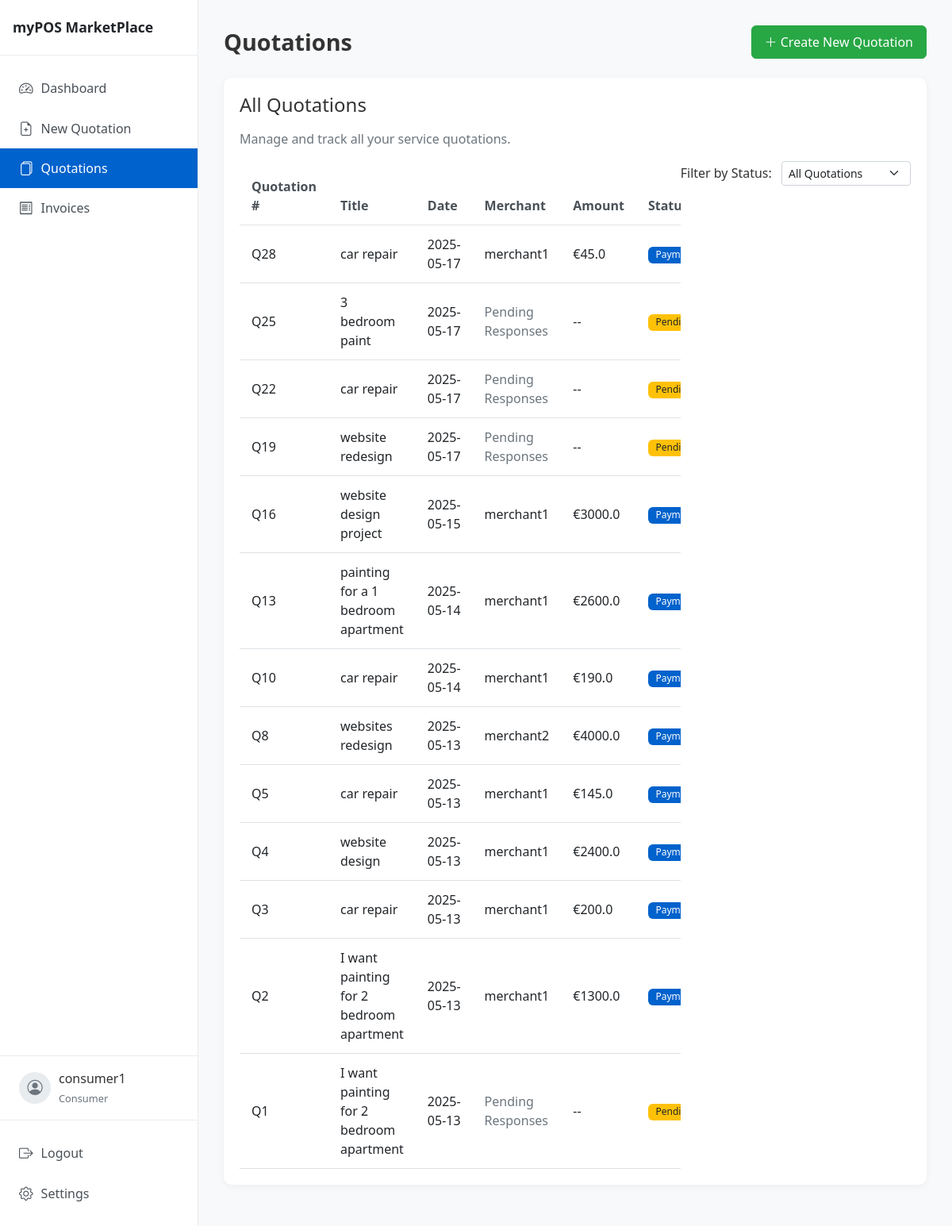
The page /consumer/quotations (signed in) on the database its author committed.
### models/user.py (models this page shows, shortened)
class User(db.Model, UserMixin):
    id = db.Column(db.Integer, primary_key=True)
    username = db.Column(db.String(64), unique=True, nullable=False)
    email = db.Column(db.String(120), unique=True, nullable=False)
    password_hash = db.Column(db.String(128), nullable=False)
    role = db.Column(db.String(20), nullable=False)  # 'consumer' or 'merchant'
    created_at = db.Column(db.DateTime, default=db.func.current_timestamp())
    consumer_quotations = db.relationship('Quotation', backref='consumer', lazy=True, foreign_keys='Quotation.consumer_id')
    merchant_quotations = db.relationship('Quotation', backref='merchant', lazy=True, foreign_keys='Quotation.merchant_id')

### models/quotation.py (models this page shows, shortened)
class Quotation(db.Model):
    id = db.Column(db.Integer, primary_key=True)
    request_id = db.Column(db.String(50), nullable=True)  # Group related quotations
    title = db.Column(db.String(100), nullable=False)
    product_type = db.Column(db.String(50), nullable=False)
    description = db.Column(db.Text, nullable=False)
    budget = db.Column(db.Float, nullable=True)
    ai_generated_content = db.Column(db.Text, nullable=True)
    revised_amount = db.Column(db.Float, nullable=True)
    payment_terms = db.Column(db.Text, nullable=True)
    merchant_notes = db.Column(db.Text, nullable=True)
    status = db.Column(db.String(20), default='pending')  # pending, revised, deposit_requested, deposit_paid, completed
    consumer_id = db.Column(db.Integer, db.ForeignKey('user.id'), nullable=False)
    merchant_id = db.Column(db.Integer, db.ForeignKey('user.id'), nullable=False)
    created_at = db.Column(db.DateTime, default=datetime.utcnow)
    updated_at = db.Column(db.DateTime, default=datetime.utcnow, onupdate=datetime.utcnow)
    transactions = db.relationship('Transaction', backref='quotation', lazy=True)

### app.py (the view)
@app.route('/consumer/quotations')
@login_required
def consumer_quotations():
    if current_user.role != 'consumer':
        return redirect(url_for('index'))
    consolidated_quotations = get_consolidated_quotations_for_consumer(current_user.id)
    consolidated_quotations.sort(key=lambda x: x.created_at, reverse=True)
    return render_template('consumer/quotations.html', quotations=consolidated_quotations)

### app.py (called while the page is built)
@login_manager.user_loader
def load_user(user_id):
    return User.query.get(int(user_id))

@app.context_processor
def utility_processor():
    return {'now': datetime.utcnow()}

### templates/consumer/quotations.html (shortened to what this page needs)
{% extends "layout.html" %}
{% block content %}
<div class="dashboard-header d-flex justify-content-between align-items-center mb-4">
    <h1>Quotations</h1>
    <a href="{{ url_for('create_quotation') }}" class="btn btn-success">
        <i class="bi bi-plus-lg"></i> Create New Quotation
    </a>
</div>
<div class="card">
    <div class="card-body">
        <h2 class="h4 mb-3">All Quotations</h2>
        <p class="text-muted">Manage and track all your service quotations.</p>
        <div class="mb-4">
            <div class="float-end">
                <label for="filter-status" class="form-label me-2">Filter by Status:</label>
                <select id="filter-status" class="form-select form-select-sm d-inline-block w-auto">
                    <option value="all">All Quotations</option>
                </select>
            </div>
        </div>
        {% if quotations %}
            <div class="table-responsive">
                <table class="table table-hover">
                    <thead>
                        <tr>
                            <th>Quotation #</th>
                            <th>Title</th>
                            <th>Date</th>
                            <th>Merchant</th>
                            <th>Amount</th>
                            <th>Status</th>
                        </tr>
                    </thead>
                    <tbody>
                        {% for quotation in quotations %}
                            <tr class="quotation-row" data-status="{{ quotation.status }}">
                                <td>Q{{ quotation.id }}</td>
                                <td>{{ quotation.title }}</td>
                                <td>{{ quotation.created_at.strftime('%Y-%m-%d') }}</td>
                                <td>
                                    {% if quotation.status == 'pending' %}
                                        <span class="text-muted">Pending Responses</span>
                                    {% else %}
                                        {{ quotation.merchant.username }}
                                    {% endif %}
                                </td>
                                <td>
                                    {% if quotation.revised_amount %}
                                        €{{ quotation.revised_amount }}
                                    {% else %}
                                        --
                                    {% endif %}
                                </td>
                                <td>
                                    {% if quotation.status == 'pending' %}
                                        <span class="badge bg-warning text-dark">Pending</span>
                                    {% elif quotation.status == 'revised' %}
                                        <span class="badge bg-info">Revised</span>
                                    {% elif quotation.status == 'deposit_requested' %}
                                        <span class="badge bg-primary">Payment Pending</span>
                                    {% elif quotation.status == 'deposit_paid' %}
                                        <span class="badge bg-success">Deposit Paid</span>
                                    {% elif quotation.status == 'completed' %}
                                        <span class="badge bg-secondary">Completed</span>
                                    {% endif %}
                                </td>
                            </tr>
                        {% endfor %}
                    </tbody>
                </table>
            </div>
        {% else %}
            <div class="alert alert-info">
                <p class="mb-0">You haven't created any quotations yet.</p>
                <a href="{{ url_for('create_quotation') }}" class="btn btn-sm btn-primary mt-2">Create your first quotation</a>
            </div>
        {% endif %}
    </div>
</div>
{% endblock %}

### templates/layout.html (shortened to what this page needs)
<!DOCTYPE html>
<html lang="en">
<head>
    <link rel="stylesheet" href="https://cdn.jsdelivr.net/npm/bootstrap@5.2.3/dist/css/bootstrap.min.css">
    <link rel="stylesheet" href="https://cdn.jsdelivr.net/npm/bootstrap-icons@1.10.5/font/bootstrap-icons.css">
    <link rel="stylesheet" href="{{ url_for('static', filename='css/styles.css') }}">
</head>
<body>
    <div class="page-container">
        {% if current_user.is_authenticated %}
        <div class="sidebar">
            <div class="sidebar-header">
                <h1 class="sidebar-brand">myPOS MarketPlace</h1>
            </div>
            <div class="sidebar-menu">
                <a href="{{ url_for('consumer_dashboard' if current_user.role == 'consumer' else 'merchant_dashboard') }}" class="sidebar-item {% if request.endpoint.endswith('dashboard') %}active{% endif %}">
                    <i class="bi bi-speedometer2"></i> <span>Dashboard</span>
                </a>
                {% if current_user.role == 'consumer' %}
                <a href="{{ url_for('create_quotation') }}" class="sidebar-item {% if request.endpoint == 'create_quotation' %}active{% endif %}">
                    <i class="bi bi-file-earmark-plus"></i> <span>New Quotation</span>
                </a>
                {% endif %}
                <a href="{{ url_for('consumer_quotations' if current_user.role == 'consumer' else 'merchant_quotations') }}" class="sidebar-item {% if request.endpoint.endswith('quotations') %}active{% endif %}">
                    <i class="bi bi-files"></i> <span>Quotations</span>
                </a>
                <a href="#" class="sidebar-item {% if request.endpoint.endswith('invoices') %}active{% endif %}">
                    <i class="bi bi-receipt"></i> <span>Invoices</span>
                </a>
            </div>
            <div class="user-profile">
                <div class="user-avatar">
                    <i class="bi bi-person-circle"></i>
                </div>
                <div class="user-info">
                    <p class="user-name">{{ current_user.username }}</p>
                    <small class="user-role">{{ current_user.role|capitalize }}</small>
                </div>
            </div>
            <div class="sidebar-footer">
                <a href="{{ url_for('logout') }}" class="sidebar-item">
                    <i class="bi bi-box-arrow-right"></i> <span>Logout</span>
                </a>
                <a href="#" class="sidebar-item">
                    <i class="bi bi-gear"></i> <span>Settings</span>
                </a>
            </div>
        </div>
        <div class="content-wrapper">
            {% block content %}{% endblock %}
        </div>
        {% endif %}
    </div>
</body>
</html>

### static/css/styles.css (style rules this page uses)
body { font-family: 'Segoe UI', Tahoma, Geneva, Verdana, sans-serif; background-color: #f8f9fa; color: #333; margin: 0; padding: 0; }
.page-container { display: flex; min-height: 100vh; }
.sidebar { width: 250px; background-color: #fff; border-right: 1px solid #e9ecef; display: flex; flex-direction: column; position: fixed; top: 0; bottom: 0; left: 0; z-index: 1000; }
.sidebar-header { padding: 1.5rem 1rem; border-bottom: 1px solid #e9ecef; display: flex; align-items: center; }
.sidebar-brand { font-size: 1.1rem; font-weight: 700; margin: 0; color: #212529; white-space: normal; line-height: 1.2; }
.sidebar-menu { flex: 1; padding: 1rem 0; overflow-y: auto; }
.sidebar-item { display: flex; align-items: center; padding: 0.75rem 1.5rem; color: #495057; text-decoration: none; transition: background-color 0.2s; }
.sidebar-item.active { background-color: #e9ecef; color: #212529; font-weight: 500; }
.sidebar-item i { margin-right: 10px; font-size: 1.1rem; }
.sidebar-footer { padding: 1rem 0; border-top: 1px solid #e9ecef; margin-top: auto; }
.content-wrapper { flex: 1; margin-left: 250px; padding: 2rem; background-color: #f8f9fa; }
.card { border-radius: 10px; box-shadow: 0 2px 10px rgba(0,0,0,0.05); border: none; margin-bottom: 20px; }
.card-body { padding: 20px; }
.table { margin-bottom: 0; }
.table th { font-weight: 600; color: #495057; border-top: none; padding: 12px 15px; }
.table td { padding: 12px 15px; vertical-align: middle; }
.badge { font-weight: 500; padding: 0.4em 0.8em; border-radius: 6px; }
.bg-pending, .bg-warning { background-color: #ffc107; color: #212529; }
.bg-deposit_requested, .bg-primary { background-color: #0d6efd; color: white; }
.btn { border-radius: 6px; padding: 8px 16px; font-weight: 500; }
.btn-success { background-color: #28a745; border-color: #28a745; }
.dashboard-header { margin-bottom: 1.5rem; }
.dashboard-header h1 { font-weight: 700; font-size: 1.8rem; margin-bottom: 0; }
.user-profile { display: flex; align-items: center; padding: 1rem 1.5rem; border-top: 1px solid #e9ecef; }
.user-avatar { width: 40px; height: 40px; border-radius: 50%; background-color: #e9ecef; display: flex; align-items: center; justify-content: center; margin-right: 10px; }
.user-avatar i { font-size: 1.2rem; color: #6c757d; }
.user-info { flex: 1; }
.user-name { font-weight: 500; margin-bottom: 0; white-space: nowrap; overflow: hidden; text-overflow: ellipsis; max-width: 150px; }
.user-role { font-size: 0.8rem; color: #6c757d; }
.sidebar { width: 250px; background-color: #fff; border-right: 1px solid #e9ecef; }
.sidebar-item.active { background-color: #0062cc; color: #fff; font-weight: 500; }
.btn-primary, .bg-primary { background-color: #0062cc !important; border-color: #0062cc !important; }

### rows shown on the page
User: username "consumer1", role "Consumer"
Quotation: id "28", title "car repair", created_at "2025-05-17", merchant.username "merchant1", revised_amount "45.0", shows "Payment Pending"
Quotation: id "25", title "3 bedroom paint", created_at "2025-05-17", status "Pending Responses"
Quotation: id "22", title "car repair", created_at "2025-05-17", status "Pending Responses"
Quotation: id "19", title "website redesign", created_at "2025-05-17", status "Pending Responses"
Quotation: id "16", title "website design project", created_at "2025-05-15", merchant.username "merchant1", revised_amount "3000.0", shows "Payment Pending"
Quotation: id "13", title "painting for a 1 bedroom apartment", created_at "2025-05-14", merchant.username "merchant1", revised_amount "2600.0", shows "Payment Pending"
Quotation: id "10", title "car repair", created_at "2025-05-14", merchant.username "merchant1", revised_amount "190.0", shows "Payment Pending"
Quotation: id "8", title "websites redesign", created_at "2025-05-13", merchant.username "merchant2", revised_amount "4000.0", shows "Payment Pending"
Quotation: id "5", title "car repair", created_at "2025-05-13", merchant.username "merchant1", revised_amount "145.0", shows "Payment Pending"
Quotation: id "4", title "website design", created_at "2025-05-13", merchant.username "merchant1", revised_amount "2400.0", shows "Payment Pending"
Quotation: id "3", title "car repair", created_at "2025-05-13", merchant.username "merchant1", revised_amount "200.0", shows "Payment Pending"
Quotation: id "2", title "I want painting for 2 bedroom apartment", created_at "2025-05-13", merchant.username "merchant1", revised_amount "1300.0", shows "Payment Pending"
Quotation: id "1", title "I want painting for 2 bedroom apartment", created_at "2025-05-13", status "Pending Responses"
